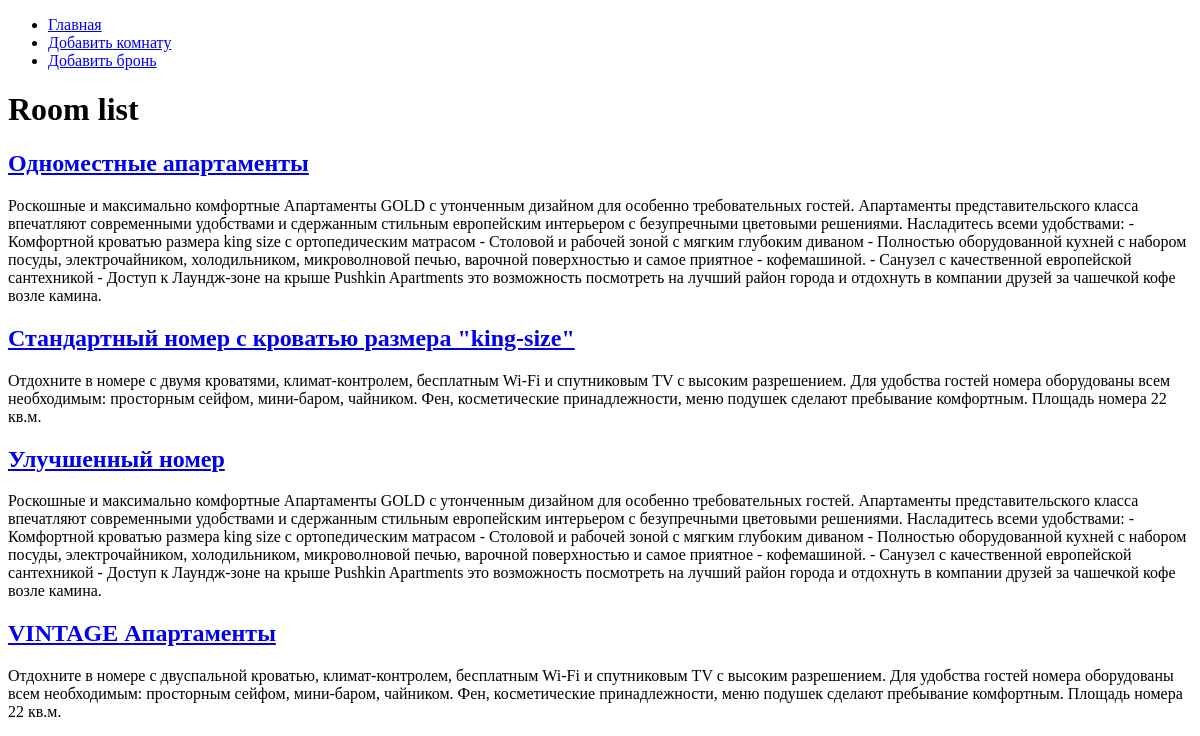
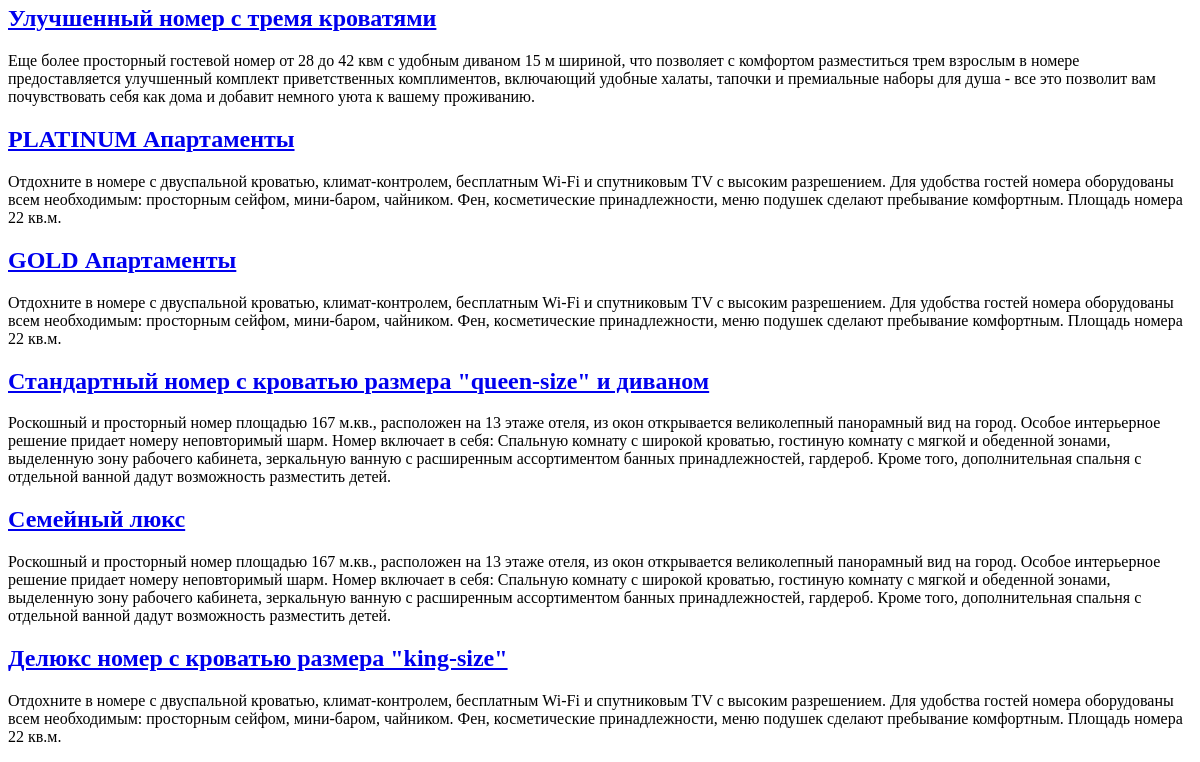
Page /hotel/ on the earlier database version (2 pictures, top to bottom).
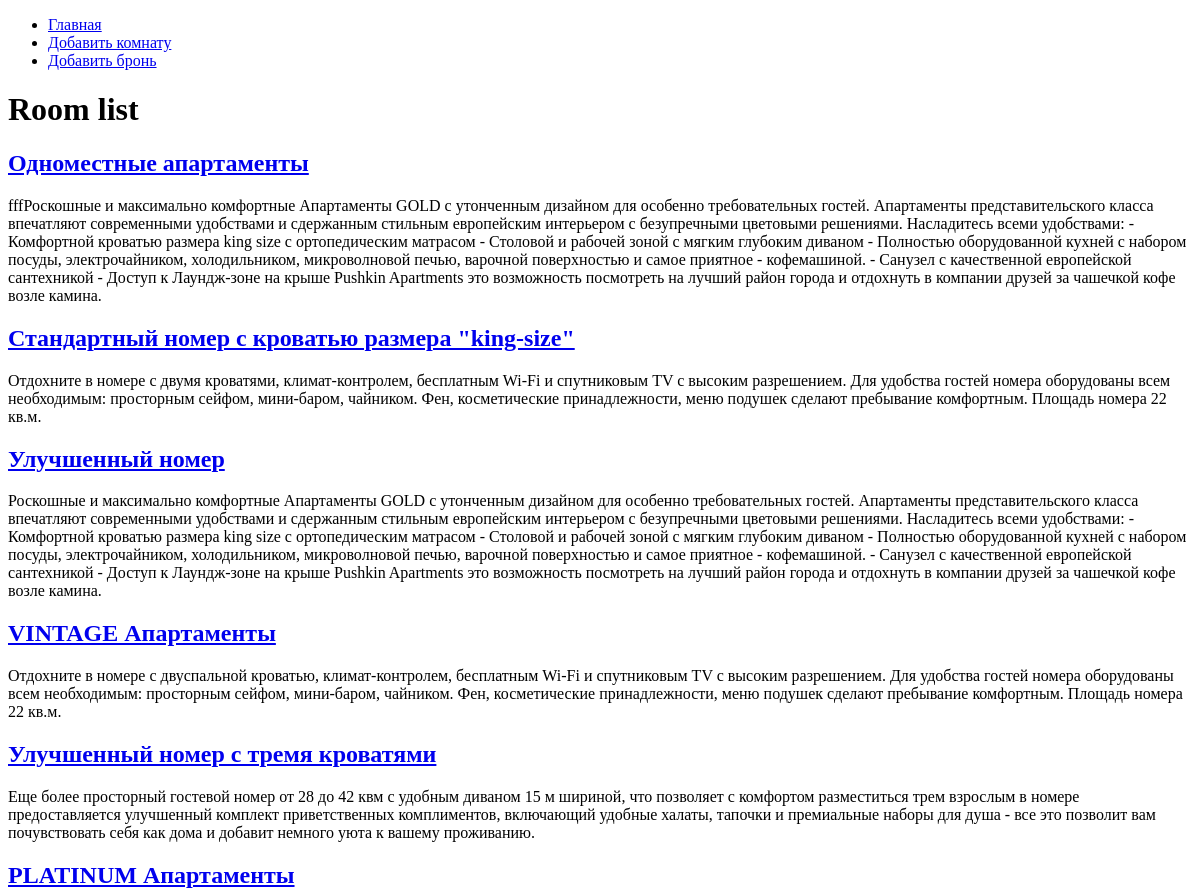
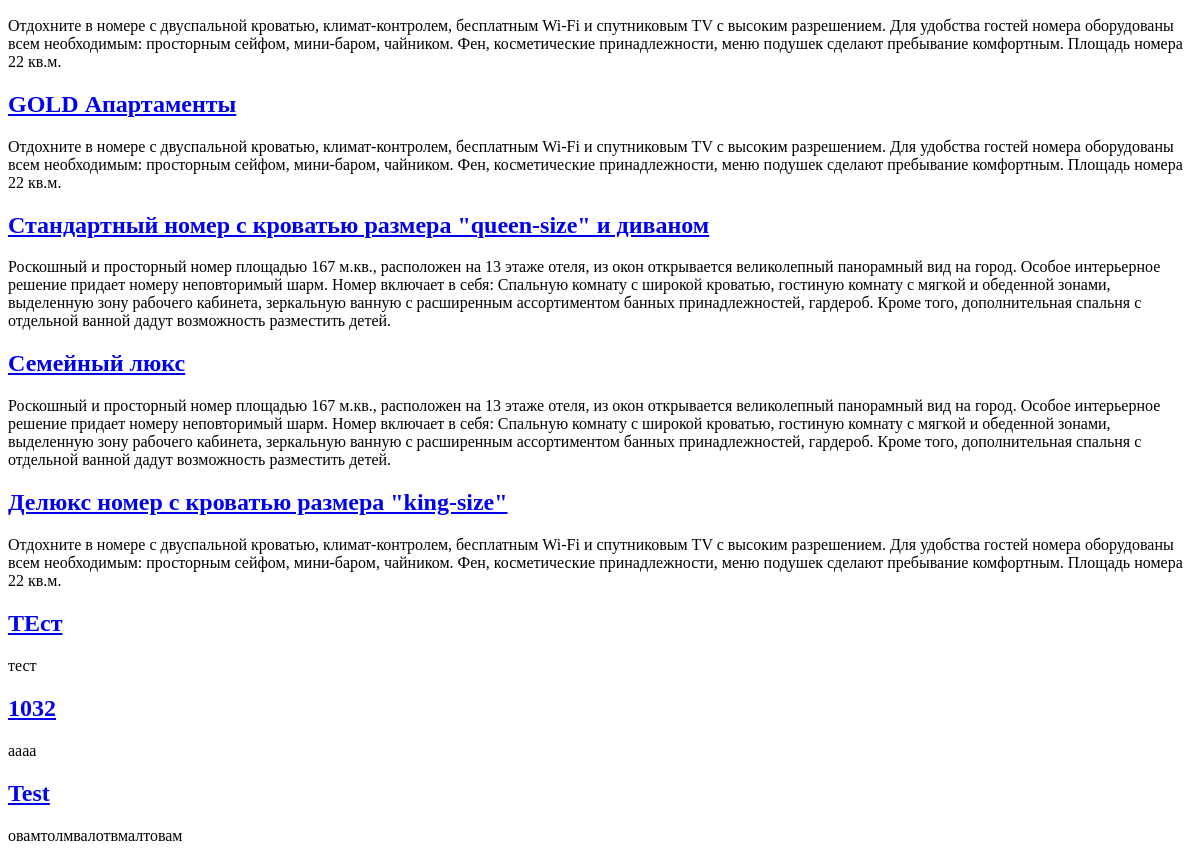
Same page on the later database version (2 pictures, top to bottom).
### hotel/models.py (models this page shows, shortened)
class Room(models.Model):
    name = models.CharField(max_length=200, default="", verbose_name='Название номера')
    description = models.TextField(default="", verbose_name='Описание номера')
    room_number = models.IntegerField(verbose_name='Нормер комнаты')
    type = (("single", "Номер с односпальной кроватью"),
            ("double","Номер с двуспальной кроватью"),
            ("twin", "Номер с двумя кроватями"),
            ("triple", "Номер с тремя кроватями"),
            ("family", "Семейный номер"))
    type = models.CharField(max_length=50, choices=type, verbose_name='Тип номера')
    category = (("standard", "Стандартный номер"),
                ("superior", "Номер повышенного комфорта"),
                ("deluxe", "Номер «люкс»"))
    category = models.CharField(max_length=50, choices=category, verbose_name='Категория номера')
    cost_per_day = models.IntegerField(verbose_name='Стоимость за день')
    def get_absolute_url(self):
        return reverse('hotel:detail', kwargs={'id': self.id})
    class Meta:
        verbose_name = 'Комната'
        verbose_name_plural = 'Комнаты'

### hotel/views.py (the view)
# urls.py: path("", views.hotel_list),
def hotel_list(request):
    queryset = Room.objects.all()
    context = {
        'queryset' : queryset,
        'title': 'Room list'
    }
    return render(request, 'hotel/index.html', context)

### hotel/templates/hotel/index.html (shortened to what this page needs)
<!DOCTYPE html>
<html lang="en">
<head>
</head>
<body>
    <nav>
        <ul>
            <li><a href="/hotel/">Главная</a></li>
            <li><a href="/hotel/create/">Добавить комнату</a></li>
            <li><a href="/hotel/reservation/">Добавить бронь</a></li>
          </ul>
    </nav>
    <h1>{{title}}</h1>
    {% for i in queryset %}
        <div>
            <a href=" {{ i.get_absolute_url }}"> <h2> {{i.name}} </h2> </a>
            <p> {{i.description}} </p>
        </div>
    {% endfor %}
</body>
</html>

Differences in the rows shown:
changed Room "Одноместные апартаменты": description "Роскошные и максимально комфортные Апартаменты…" → "fffРоскошные и максимально комфортные Апартаменты…"
added Room: name "ТЕст", description "тест"
added Room: name "1032", description "aaaa"
added Room: name "Test", description "овамтолмвалотвмалтовам"
